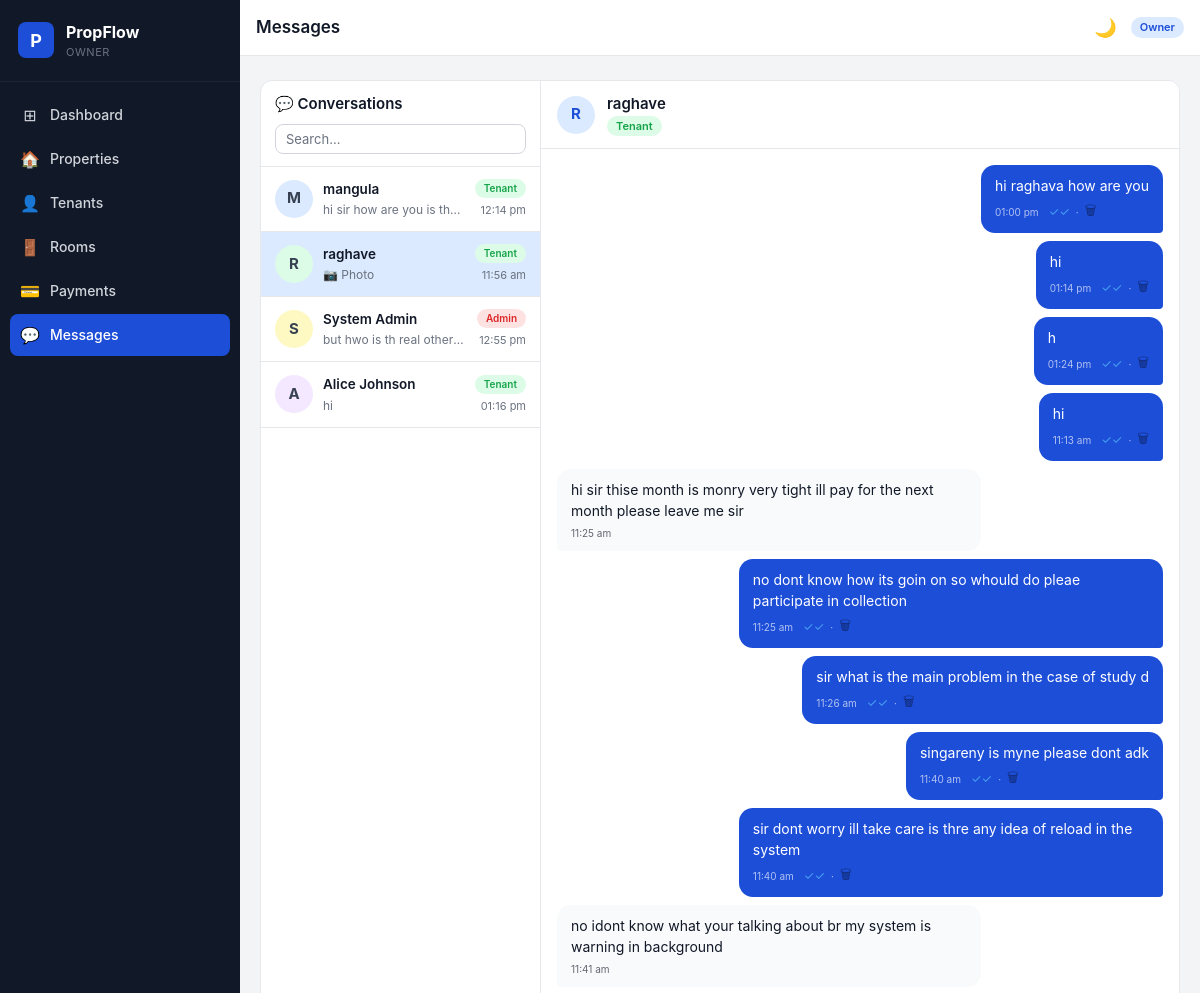
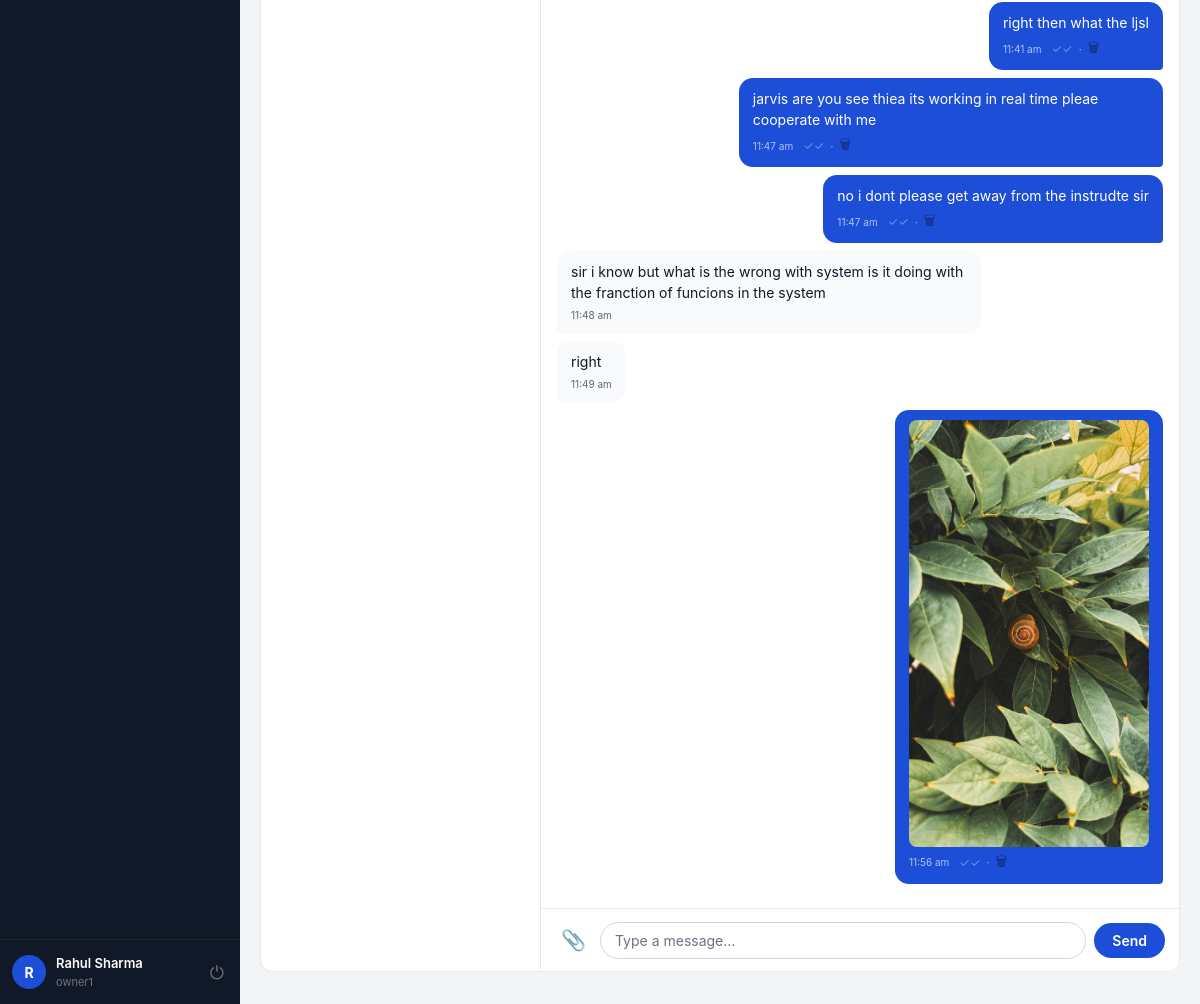
Page /chat/?with=10 (signed in) on the committed database (2 pictures, top to bottom).
### models.py (models this page shows, shortened)
class User(UserMixin, db.Model):
    __tablename__ = "users"
    id            = db.Column(db.Integer, primary_key=True)
    phone         = db.Column(db.String(30),  unique=True, nullable=False)
    full_name     = db.Column(db.String(150), nullable=False)
    password_hash = db.Column(db.String(255), nullable=False)
    role          = db.Column(db.String(10),  nullable=False, default="tenant")  # admin|owner|tenant
    is_active     = db.Column(db.Boolean, default=True,  nullable=False)
    owner_id      = db.Column(db.Integer,
                               db.ForeignKey("users.id", ondelete="SET NULL"),
                               nullable=True)
    created_at    = db.Column(db.DateTime, default=now_utc, nullable=False)
    updated_at    = db.Column(db.DateTime, default=now_utc, onupdate=now_utc, nullable=False)
    owned_tenants     = db.relationship(
        "User", foreign_keys=[owner_id],
        backref=db.backref("owner_user", remote_side=[id]),
        lazy="dynamic"
    )
    properties        = db.relationship("Property",       back_populates="owner",
                                        foreign_keys="Property.owner_id",    lazy="dynamic")
    tenancies         = db.relationship("PropertyTenant", back_populates="tenant",
                                        foreign_keys="PropertyTenant.tenant_id", lazy="dynamic")
    payments          = db.relationship("Payment",        back_populates="tenant",
                                        foreign_keys="Payment.tenant_id",    lazy="dynamic")
    notifications     = db.relationship("Notification",   back_populates="user",   lazy="dynamic")
    sent_messages     = db.relationship("Message", back_populates="sender",
                                        foreign_keys="Message.sender_id",    lazy="dynamic")
    received_messages = db.relationship("Message", back_populates="receiver",
                                        foreign_keys="Message.receiver_id",  lazy="dynamic")
    room_assignments  = db.relationship("RoomTenant", back_populates="tenant",
                                        foreign_keys="RoomTenant.tenant_id", lazy="dynamic")
    __table_args__ = (
        Index("ix_users_phone", "phone"),
        Index("ix_users_role",  "role"),
        Index("ix_users_owner_role", "owner_id", "role"),
    )

class Message(db.Model):
    __tablename__ = "messages"
    id          = db.Column(db.Integer, primary_key=True)
    sender_id   = db.Column(db.Integer,
                             db.ForeignKey("users.id", ondelete="CASCADE"),
                             nullable=False)
    receiver_id = db.Column(db.Integer,
                             db.ForeignKey("users.id", ondelete="CASCADE"),
                             nullable=True)
    room_id     = db.Column(db.String(100), nullable=True)
    content     = db.Column(db.Text,        nullable=True)
    file_url    = db.Column(db.String(500), nullable=True)
    file_name   = db.Column(db.String(255), nullable=True)
    file_type   = db.Column(db.String(20),  nullable=True)   # image|video|audio|file
    file_size   = db.Column(db.Integer,     nullable=True)   # bytes
    is_read     = db.Column(db.Boolean, default=False, nullable=False)
    is_deleted  = db.Column(db.Boolean, default=False, nullable=False)  # soft delete
    created_at  = db.Column(db.DateTime, default=now_utc)
    sender   = db.relationship("User", back_populates="sent_messages",    foreign_keys=[sender_id])
    receiver = db.relationship("User", back_populates="received_messages", foreign_keys=[receiver_id])
    __table_args__ = (
        Index("ix_msg_room_created",    "room_id", "created_at"),
        Index("ix_msg_receiver_unread", "receiver_id", "is_read"),
        Index("ix_msg_sender_id",       "sender_id"),
    )

### routes/chat.py (the view, shortened to what this page needs)
@chat_bp.route("/")
@login_required
def index():
    if current_user.role == "admin":
        users = User.query.filter(User.id != current_user.id,
                                  User.is_active == True).all()
    elif current_user.role == "owner":
        admins  = User.query.filter_by(role="admin", is_active=True).all()
        tenants = User.query.filter_by(owner_id=current_user.id,
                                       role="tenant", is_active=True).all()
        users   = admins + tenants
    conversations = []
    for u in users:
        room = _room_key(current_user.id, u.id)
        last   = (Message.query.filter_by(room_id=room, is_deleted=False)
                  .order_by(Message.created_at.desc()).first())
        unread = (Message.query.filter_by(room_id=room,
                                          receiver_id=current_user.id,
                                          is_read=False, is_deleted=False)
                  .count())
        last_created_at = last.created_at.isoformat() + 'Z' if last and last.created_at else None
        conversations.append({"user": u, "last": last, "unread": unread, "last_created_at": last_created_at})
    conversations.sort(
        key=lambda c: c["last"].created_at if c["last"] else datetime.min,
        reverse=True,
    )
    selected_uid  = request.args.get("with", type=int)
    selected_user = None
    messages      = []
    if selected_uid:
        selected_user = User.query.filter_by(id=selected_uid,
                                             is_active=True).first()
        if selected_user:
            messages = _msg_svc.load_conversation(
                current_user.id, selected_uid
            )
            _msg_svc.mark_read(
                _room_key(current_user.id, selected_uid), current_user.id
            )
    response = make_response(render_template("chat/index.html",
                                       conversations=conversations,
                                       selected_user=selected_user,
                                       messages=messages,
                                       page_size=PAGE_SIZE))
    response.headers['Cache-Control'] = 'no-cache, no-store, must-revalidate'
    response.headers['Pragma'] = 'no-cache'
    response.headers['Expires'] = '0'
    return response

### services/message.py (called while the page is built)
def _room_key(uid1: int, uid2: int) -> str:
    return f"dm_{min(uid1, uid2)}_{max(uid1, uid2)}"

    def mark_read(self, room_id: str, reader_id: int) -> int:
        count = (
            Message.query
            .filter_by(room_id=room_id, receiver_id=reader_id,
                       is_read=False, is_deleted=False)
            .update({"is_read": True}, synchronize_session="fetch")
        )
        if count:
            self.safe_commit(f"mark_read room={room_id} reader={reader_id}")
        return count

    def load_conversation(
        self,
        uid1:      int,
        uid2:      int,
        before_id: Optional[int] = None,
        limit:     int = PAGE_SIZE,
    ) -> list:
        if not uid1 or not uid2:
            raise ValidationError("Both user IDs are required")
        room = _room_key(uid1, uid2)
        q    = Message.query.filter_by(room_id=room, is_deleted=False)
        if before_id:
            q = q.filter(Message.id < before_id)
        msgs = q.order_by(Message.created_at.desc()).limit(limit).all()
        return list(reversed(msgs))

### templates/chat/index.html (shortened to what this page needs)
{% extends "base.html" %}
{% block page_title %}Messages{% endblock %}
{% block content %}
<div class="chat-layout">
  <div class="chat-sidebar {% if selected_user %}chat-sidebar-hidden-mobile{% endif %}">
    <div class="chat-sidebar-head">
      <span class="font-semibold">💬 Conversations</span>
      <input type="text" id="convSearch" placeholder="Search…" class="form-input"
             style="padding:6px 10px;font-size:13px;margin-top:8px"
             oninput="filterConvs(this.value)"/>
    </div>
    <div class="conv-list" id="convList">
      {% for c in conversations %}
      <a href="{{ url_for('chat.index', **{'with': c.user.id}) }}"
         class="conv-item {% if selected_user and selected_user.id == c.user.id %}conv-active{% endif %}"
         data-name="{{ c.user.full_name|lower }}">
        <div class="conv-avatar" style="background:{{ loop.cycle('var(--c-blue-bg)','var(--c-green-bg)','var(--c-yellow-bg)','var(--c-purple-bg)') }}">
          {{ c.user.full_name[0].upper() }}
        </div>
        <div class="conv-info">
          <div class="conv-name">
            {{ c.user.full_name }}
          </div>
          <div class="conv-last text-muted">
            {% if c.last %}
              {% if c.last.file_type == 'image' %}📷 Photo
              {% elif c.last.file_type == 'video' %}🎥 Video
              {% elif c.last.file_type == 'audio' %}🎤 Voice note
              {% elif c.last.file_type == 'file' %}📎 {{ c.last.file_name or 'File' }}
              {% else %}{{ (c.last.content or '')[:40] }}{% endif %}
            {% else %}<em>Start chatting</em>{% endif %}
          </div>
        </div>
        <div class="conv-meta">
          <span class="role-badge role-{{ c.user.role }}" style="font-size:10px">{{ c.user.role }}</span>
          {% if c.last %}
          <div class="conv-time text-muted" data-created-at="{{ c.last_created_at }}"><span class="conv-time-display"></span></div>
          {% endif %}
        </div>
      </a>
      {% else %}
      <div class="conv-empty text-muted">No conversations yet.</div>
      {% endfor %}
    </div>
  </div>
  <div class="chat-main {% if not selected_user %}chat-main-hidden-mobile{% endif %}">
    {% if selected_user %}
    <div class="chat-head">
      <div class="conv-avatar" style="background:var(--c-blue-bg);color:var(--c-blue)">
        {{ selected_user.full_name[0].upper() }}
      </div>
      <div class="flex-1">
        <div class="font-semibold">{{ selected_user.full_name }}</div>
        <div id="statusLine" class="text-muted" style="font-size:12px">
          <span class="role-badge role-{{ selected_user.role }}">{{ selected_user.role }}</span>
        </div>
      </div>
    </div>
    <div class="msg-area" id="msgArea">
      {% for m in messages %}
      {% if not m.is_deleted %}
      <div class="msg-row {% if m.sender_id == current_user.id %}msg-mine{% else %}msg-theirs{% endif %}"
           data-mid="{{ m.id }}">
        <div class="msg-bubble">
          {% if m.file_type == 'image' %}
            <a href="{{ m.file_url }}" target="_blank">
              <img src="{{ m.file_url }}" class="msg-img" loading="lazy"/>
            </a>
          {% elif m.file_type == 'video' %}
            <video src="{{ m.file_url }}" controls class="msg-video"></video>
          {% elif m.file_type == 'audio' %}
            <audio src="{{ m.file_url }}" controls class="msg-audio"></audio>
            {% if m.file_name %}<div style="font-size:11px;opacity:.7;margin-top:4px">🎤 {{ m.file_name }}</div>{% endif %}
          {% elif m.file_url %}
            <a href="{{ m.file_url }}" target="_blank" class="msg-file-link" download="{{ m.file_name }}">
              📎 {{ m.file_name or 'Download file' }}
              {% if m.file_size %}<span style="font-size:10px;opacity:.7;margin-left:4px">({{ (m.file_size / 1024)|int }} KB)</span>{% endif %}
            </a>
          {% endif %}
          {% if m.content %}
          <div class="msg-text">{{ m.content }}</div>
          {% endif %}
          <div class="msg-meta" data-created-at="{{ m.created_at.isoformat() + 'Z' if m.created_at else '' }}">
            <span class="msg-time-display"></span>
            {% if m.sender_id == current_user.id %}
            <span class="msg-ticks {% if m.is_read %}ticks-read{% else %}ticks-sent{% endif %}">
              {{ '✓✓' if m.is_read else '✓' }}
            </span>
            · <button class="msg-del-btn" onclick="deleteMsg({{ m.id }}, this)" title="Delete">🗑</button>
            {% endif %}
          </div>
        </div>
      </div>
      {% endif %}
      {% endfor %}
    </div>
    <div class="chat-input-wrap">
      <form id="msgForm" class="chat-form" enctype="multipart/form-data">
        <div class="chat-input-row">
          <label class="file-btn" title="Attach: image, video, audio, document">
            📎
          </label>
          <input type="text" name="content" id="msgInput"
                 class="chat-input" placeholder="Type a message…" autocomplete="off"/>
          <button type="submit" class="chat-send-btn" id="sendBtn">Send</button>
        </div>
      </form>
    </div>
    {% else %}
    <div class="chat-empty">
      <div class="empty-icon">💬</div>
      <p>Select a conversation</p>
    </div>
    {% endif %}
  </div>
</div>
{% endblock %}

### templates/base.html (shortened to what this page needs)
<!DOCTYPE html>
<html lang="en" data-theme="light">
<head>
  <link rel="stylesheet" href="{{ url_for('static', filename='css/style.css') }}"/>
</head>
<body>
<aside class="sidebar" id="sidebar">
  <div class="sidebar-logo">
    <div class="logo-icon">P</div>
    <div>
      <div class="logo-name">PropFlow</div>
      <div class="logo-role">{{ current_user.role | capitalize }}</div>
    </div>
  </div>
  <nav class="sidebar-nav">
    {% if current_user.role == 'admin' %}
      <a href="{{ url_for('admin.dashboard') }}"  class="nav-item {% if request.endpoint == 'admin.dashboard'   %}active{% endif %}"><span class="nav-icon">⊞</span>Dashboard</a>
      <a href="{{ url_for('admin.users') }}"      class="nav-item {% if request.endpoint == 'admin.users'      %}active{% endif %}"><span class="nav-icon">👔</span>Owners</a>
      <a href="{{ url_for('admin.properties') }}" class="nav-item {% if request.endpoint == 'admin.properties' %}active{% endif %}"><span class="nav-icon">🏠</span>Properties</a>
      <a href="{{ url_for('rooms.index') }}"      class="nav-item {% if 'rooms' in request.endpoint            %}active{% endif %}"><span class="nav-icon">🚪</span>Rooms</a>
      <a href="{{ url_for('admin.payments') }}"   class="nav-item {% if request.endpoint == 'admin.payments'   %}active{% endif %}"><span class="nav-icon">💳</span>Payments</a>
      <a href="{{ url_for('chat.index') }}"       class="nav-item {% if 'chat' in request.endpoint             %}active{% endif %}">
        <span class="nav-icon">💬</span>Messages<span class="nav-badge" id="msgBadge" style="display:none"></span>
      </a>
    {% elif current_user.role == 'owner' %}
      <a href="{{ url_for('owner.dashboard') }}"  class="nav-item {% if request.endpoint == 'owner.dashboard'   %}active{% endif %}"><span class="nav-icon">⊞</span>Dashboard</a>
      <a href="{{ url_for('owner.properties') }}" class="nav-item {% if request.endpoint == 'owner.properties'  %}active{% endif %}"><span class="nav-icon">🏠</span>Properties</a>
      <a href="{{ url_for('owner.tenants') }}"    class="nav-item {% if request.endpoint == 'owner.tenants'     %}active{% endif %}"><span class="nav-icon">👤</span>Tenants</a>
      <a href="{{ url_for('rooms.index') }}"      class="nav-item {% if 'rooms' in request.endpoint             %}active{% endif %}"><span class="nav-icon">🚪</span>Rooms</a>
      <a href="{{ url_for('owner.payments') }}"   class="nav-item {% if request.endpoint == 'owner.payments'    %}active{% endif %}"><span class="nav-icon">💳</span>Payments</a>
      <a href="{{ url_for('chat.index') }}"       class="nav-item {% if 'chat' in request.endpoint              %}active{% endif %}">
        <span class="nav-icon">💬</span>Messages
      </a>
    {% endif %}
  </nav>
  <div class="sidebar-footer">
    <div class="user-info">
      <div class="user-avatar">{{ current_user.full_name[0].upper() }}</div>
      <div>
        <div class="user-name">{{ current_user.full_name }}</div>
        <div class="user-phone">{{ current_user.phone }}</div>
      </div>
    </div>
    <a href="{{ url_for('auth.logout') }}" class="logout-btn" title="Logout">⏻</a>
  </div>
</aside>
<div class="main-wrap">
  <header class="topbar">
    <h1 class="page-title">{% block page_title %}{% endblock %}</h1>
    <div class="topbar-right">
      <button class="icon-btn" id="darkToggle" onclick="toggleDark()" title="Dark mode" aria-label="Toggle dark mode">🌙</button>
      <span class="role-badge role-{{ current_user.role }}">{{ current_user.role }}</span>
    </div>
  </header>
  <main class="page-content">
    {% block content %}{% endblock %}
  </main>
</div>
</body>
</html>

### rows in the picture
User: role "OWNER", full_name "R", full_name "Rahul Sharma", phone "owner1", role "Owner"
User: user "M", user.full_name "mangula", user.role "Tenant"
Message: content "hi sir how are you is th…"
User: user "R", user.full_name "raghave", user.role "Tenant", full_name "R", full_name "raghave", role "Tenant"
User: user "S", user.full_name "System Admin", user.role "Admin"
Message: content "but hwo is th real other…"
User: user "A", user.full_name "Alice Johnson", user.role "Tenant"
Message: content "hi"
Message: content "hi raghava how are you", is_read "✓✓"
Message: content "hi", is_read "✓✓"
Message: content "h", is_read "✓✓"
Message: content "hi", is_read "✓✓"
Message: content "hi sir thise month is monry very tight ill pay for the next month please leave me sir"
Message: content "no dont know how its goin on so whould do pleae participate in collection", is_read "✓✓"
Message: content "sir what is the main problem in the case of study d", is_read "✓✓"
Message: content "singareny is myne please dont adk", is_read "✓✓"
Message: content "sir dont worry ill take care is thre any idea of reload in the system", is_read "✓✓"
Message: content "no idont know what your talking about br my system is warning in background"
Message: content "right then what the ljsl", is_read "✓✓"
Message: content "jarvis are you see thiea its working in real time pleae cooperate with me", is_read "✓✓"
Message: content "no i dont please get away from the instrudte sir", is_read "✓✓"
Message: content "sir i know but what is the wrong with system is it doing with the franction of funcions in the system"
Message: content "right"
Message: file_url (picture), is_read "✓✓"
